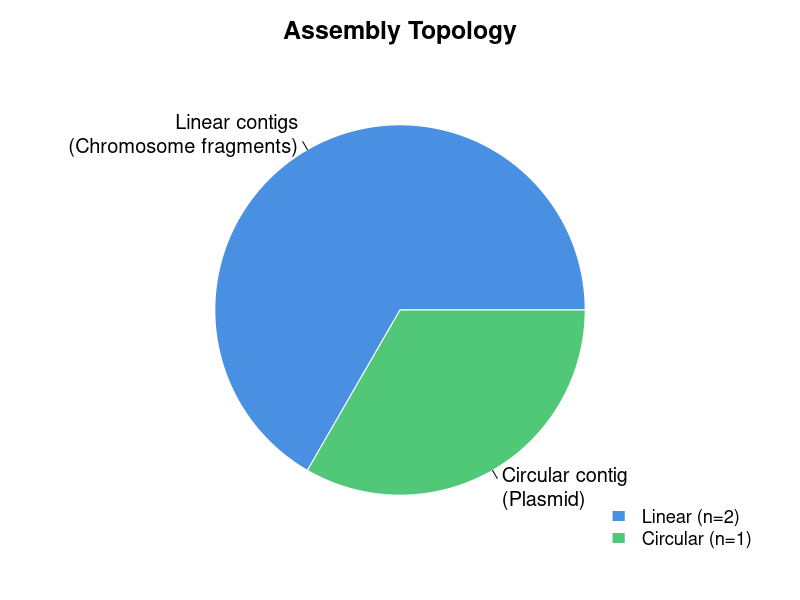

Write the R code that produced this figure.
# Figure 1: Assembly Topology
# Simple, clean pie chart showing contig topology

# Create output directory if needed
dir.create("figures", showWarnings = FALSE)

# Data
topology <- c(2, 1)  # 2 linear, 1 circular
labels <- c("Linear contigs\n(Chromosome fragments)", 
            "Circular contig\n(Plasmid)")
colors <- c("#4A90E2", "#50C878")  # Professional blue and green

# Create PNG
png("figures/figure1_topology.png", width = 2400, height = 2000, res = 300)

# Set margins
par(mar = c(2, 2, 3, 2))

# Create pie chart
pie(topology, 
    labels = labels,
    col = colors,
    main = "Assembly Topology",
    cex.main = 1.5,
    cex = 1.2,
    border = "white",
    lwd = 2)

# Add legend
legend("bottomright", 
       legend = c("Linear (n=2)", "Circular (n=1)"),
       fill = colors,
       border = "white",
       cex = 1.1,
       bty = "n")

dev.off()

cat("Figure 1 created: figures/figure1_topology.png\n")
